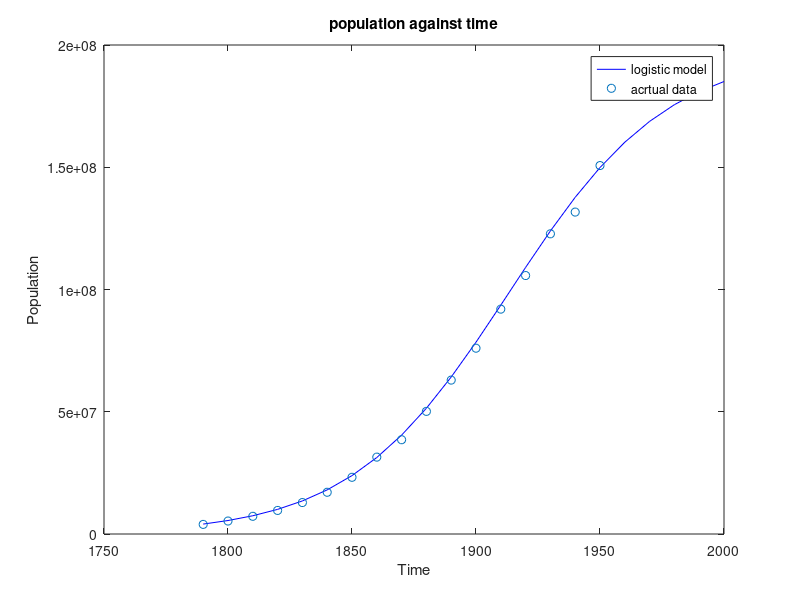

Here is the MATLAB script that generated this plot:
t=1790:10:2000
p=197273000./(1.+exp(-0.03134.*(t-1913.25)));
disp(['The value of p is ',num2str(p)])
p_2=1000.*[3929,5308,7240,9638,12866,17069,23192,31443,38558,50156,62948,75995,91972,105711,122775,131669,150697]
plot(t,p,'b-',1790:10:1950,p_2,'o');
axis([1750,2000,0,200000000])
legend('logistic model','acrtual data')
xlabel('Time');
ylabel('Population');
title('population against time')

